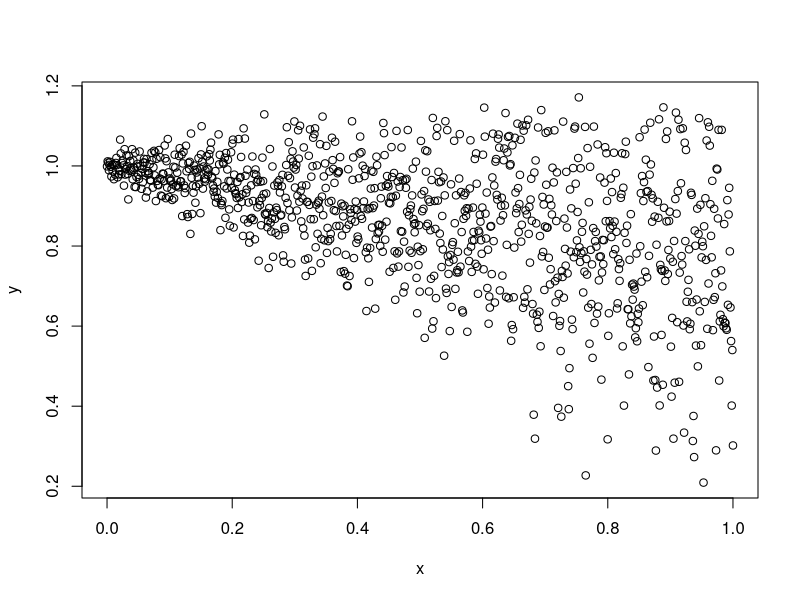
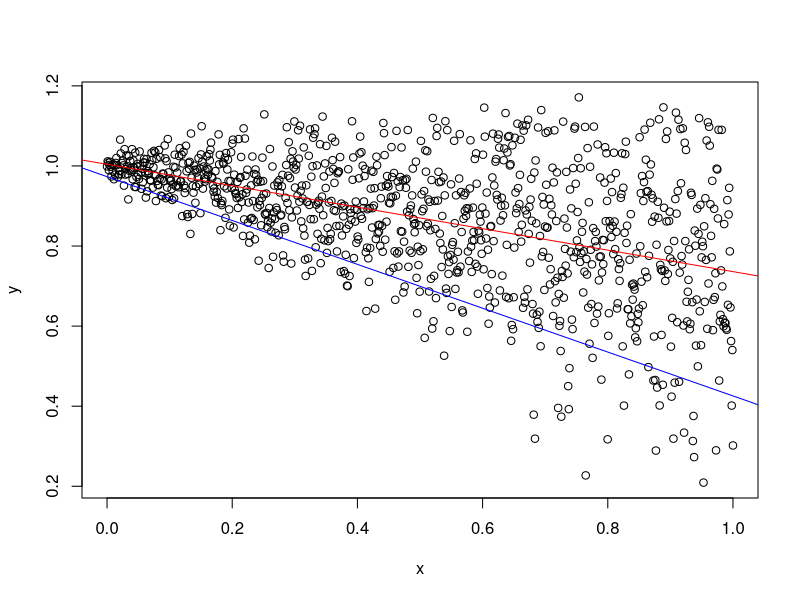

The R script that drew these images, in order:
## ---- chunk 1
library(quantreg)
library(splines)

## Generate a simple dataset with heteroskedasticity
x <- seq(0, 1, length=1000)
y <- -.25*x + 1 + rnorm(1000, sd=seq(0.02, 0.25, length=1000))
y[y >= 1.1] <- 1.1 + rnorm(length(y[y >= 1.1]), sd=0.03)
lm.1 <- lm(y ~ x)
lm.1.splines <- lm(y ~ bs(x))
qr.1 <- rq(y ~ x, tau=1:9/10)
qr.1.splines <- rq(y ~ bs(x), tau=1:9/10)
## ---- chunk 2
plot(x, y)

## ---- chunk 3
plot(x, y)
abline(lm.1, col="red")
abline(qr.1, col="blue")

## ---- chunk 4


